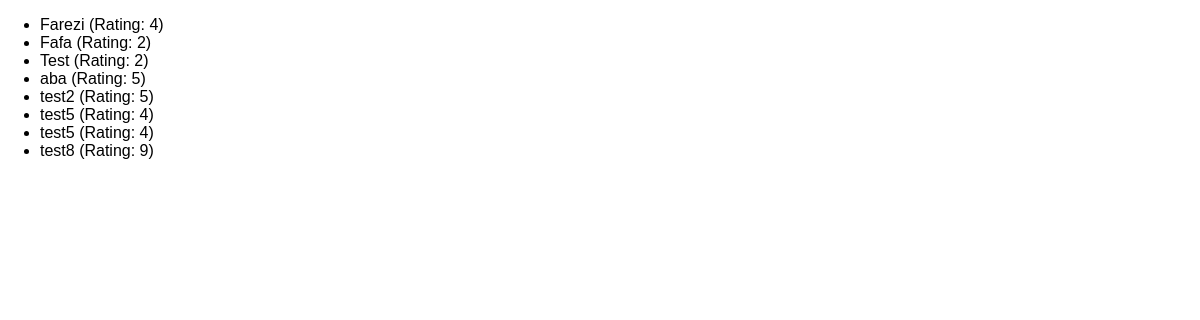
The app's page /reviews with its own data.
### reviews/models.py (models this page shows)
class Review(models.Model):
    user_name = models.CharField(max_length=100)
    review_text = models.TextField(max_length=200)
    rating = models.IntegerField()

### reviews/views.py (the view)
# urls.py: path('reviews', views.ReviewsListView.as_view()),
class ReviewsListView(ListView):
    template_name = 'reviews/review_list.html'
    model = Review
    context_object_name = 'reviews'

### reviews/templates/reviews/review_list.html (shortened to what this page needs)
{% extends "reviews/base.html" %}
{% block content %}
<ul>
    {% for review in reviews %}
        <li>
            {{review.user_name}} (Rating: {{review.rating}})
        </li>
    {% endfor %}
</ul>
{% endblock content %}

### reviews/static/reviews/styles.css (style rules this page uses)
body { font-family: sans-serif; margin: 0; }

### records on screen
Review: user_name "Farezi", rating "4"
Review: user_name "Fafa", rating "2"
Review: user_name "Test", rating "2"
Review: user_name "aba", rating "5"
Review: user_name "test2", rating "5"
Review: user_name "test5", rating "4"
Review: user_name "test5", rating "4"
Review: user_name "test8", rating "9"
